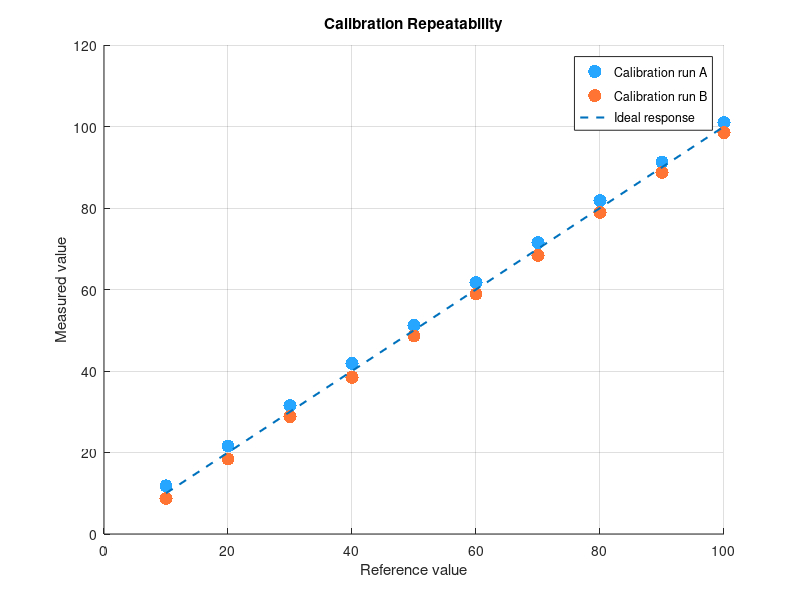

The MATLAB source for this figure:
reference = 10:10:100;
run_a = [11.8 21.6 31.5 41.9 51.2 61.7 71.5 81.8 91.3 101.0];
run_b = [8.7 18.4 28.8 38.5 48.6 58.9 68.4 78.9 88.7 98.5];

scatter(reference, run_a, 90, [0.15 0.65 1.0], 'filled');
hold on;
scatter(reference, run_b, 90, [1.0 0.45 0.2], 'filled');
plot([10 100], [10 100], '--', 'LineWidth', 1.5);
hold off;
legend('Calibration run A', 'Calibration run B', 'Ideal response');
title('Calibration Repeatability');
xlabel('Reference value');
ylabel('Measured value');
grid on;
